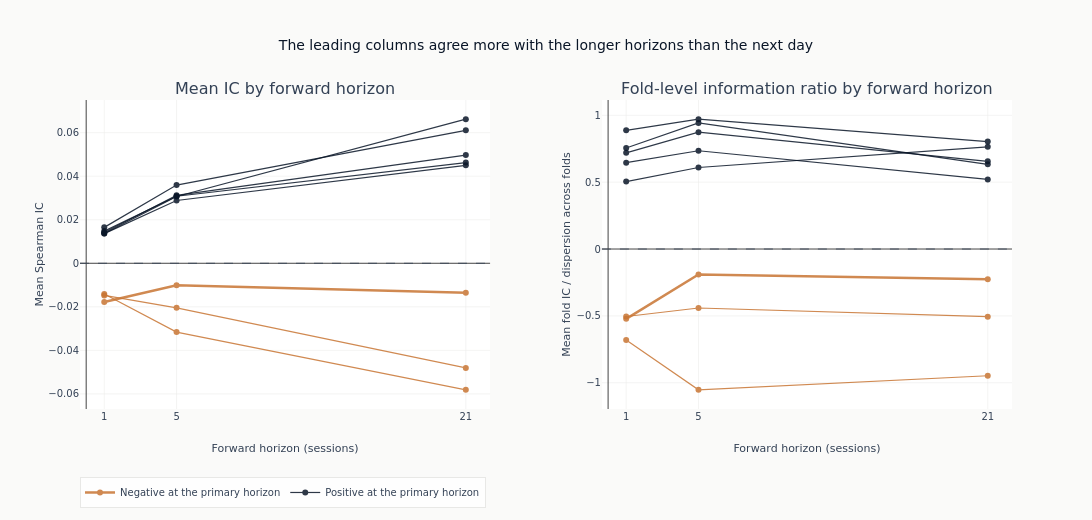

Here is the notebook cell this chart was saved with:
### Code cell
fig = make_subplots(
    rows=1,
    cols=2,
    subplot_titles=(
        "Mean IC by forward horizon",
        "Fold-level information ratio by forward horizon",
    ),
    horizontal_spacing=0.12,
)
shown_direction = set()
for feature in leaders if horizon_rows else []:
    profile = horizon_ic.filter(pl.col("feature") == feature).sort("horizon")
    if not len(profile):
        continue
    positive = float(profile["ic_mean"][0]) > 0
    group = "Positive at the primary horizon" if positive else "Negative at the primary horizon"
    style = {
        "color": COLORS["blue"] if positive else COLORS["copper"],
        "width": 2.5 if feature == leader else 1.2,
    }
    for column, column_index in (("ic_mean", 1), ("icir", 2)):
        first = column_index == 1 and group not in shown_direction
        _ = fig.add_trace(
            go.Scatter(
                x=profile["horizon"],
                y=profile[column],
                mode="lines+markers",
                line=style,
                opacity=0.85,
                name=group,
                legendgroup=group,
                showlegend=first,
                hovertext=feature,
            ),
            row=1,
            col=column_index,
        )
    shown_direction.add(group)
_ = fig.add_hline(y=0, line={"color": COLORS["neutral"], "width": 0.8, "dash": "dash"})
fig.update_layout(
    title="The leading columns agree more with the longer horizons than the next day",
    height=520,
    width=1100,
    legend={"orientation": "h", "y": -0.22},
)
horizon_ticks = sorted(LABEL_HORIZONS.values())
for column_index in (1, 2):
    fig.update_xaxes(
        title_text="Forward horizon (sessions)",
        tickmode="array",
        tickvals=horizon_ticks,
        row=1,
        col=column_index,
    )
fig.update_yaxes(title_text="Mean Spearman IC", row=1, col=1)
fig.update_yaxes(title_text="Mean fold IC / dispersion across folds", row=1, col=2)
show_plotly_with_alt(
    fig,
    "Two panels against forward horizon, at one, five and twenty-one sessions, with one "
    "line per leading column coloured by the sign it takes at the primary horizon. On "
    "the left, mean rank correlation: the lines fan out from a tight cluster near zero "
    "at one session, the positive group rising and part of the negative group falling "
    "further, so agreement with the label is larger at the longer horizons. On the "
    "right, the same columns as a fold-level information ratio, where the lines are much "
    "flatter across horizons and stay on the side of zero they started.",
)

### Figure 1 — Plotly figure (JSON) as saved in the notebook; plotly's stock layout.template omitted (floating-point values rounded to 4 significant figures)
{"data": [{"hovertext": "accel_63_126", "legendgroup": "Negative at the primary horizon", "line": {"color": "#C87533", "width": 2.5}, "mode": "lines+markers", "name": "Negative at the primary horizon", "opacity": 0.85, "showlegend": true, "type": "scatter", "x": [1, 5, 21], "xaxis": "x", "y": [-0.01783, -0.01007, -0.01354], "yaxis": "y"}, {"hovertext": "accel_63_126", "legendgroup": "Negative at the primary horizon", "line": {"color": "#C87533", "width": 2.5}, "mode": "lines+markers", "name": "Negative at the primary horizon", "opacity": 0.85, "showlegend": false, "type": "scatter", "x": [1, 5, 21], "xaxis": "x2", "y": [-0.5223, -0.1904, -0.2265], "yaxis": "y2"}, {"hovertext": "vol_cc_63d", "legendgroup": "Positive at the primary horizon", "line": {"color": "#0a1628", "width": 1.2}, "mode": "lines+markers", "name": "Positive at the primary horizon", "opacity": 0.85, "showlegend": true, "type": "scatter", "x": [1, 5, 21], "xaxis": "x", "y": [0.0165, 0.03593, 0.06108], "yaxis": "y"}, {"hovertext": "vol_cc_63d", "legendgroup": "Positive at the primary horizon", "line": {"color": "#0a1628", "width": 1.2}, "mode": "lines+markers", "name": "Positive at the primary horizon", "opacity": 0.85, "showlegend": false, "type": "scatter", "x": [1, 5, 21], "xaxis": "x2", "y": [0.8876, 0.9709, 0.8033], "yaxis": "y2"}, {"hovertext": "zscore_63d", "legendgroup": "Negative at the primary horizon", "line": {"color": "#C87533", "width": 1.2}, "mode": "lines+markers", "name": "Negative at the primary horizon", "opacity": 0.85, "showlegend": false, "type": "scatter", "x": [1, 5, 21], "xaxis": "x", "y": [-0.01478, -0.02048, -0.04809], "yaxis": "y"}, {"hovertext": "zscore_63d", "legendgroup": "Negative at the primary horizon", "line": {"color": "#C87533", "width": 1.2}, "mode": "lines+markers", "name": "Negative at the primary horizon", "opacity": 0.85, "showlegend": false, "type": "scatter", "x": [1, 5, 21], "xaxis": "x2", "y": [-0.5046, -0.4409, -0.506], "yaxis": "y2"}, {"hovertext": "vol_gk_126d", "legendgroup": "Positive at the primary horizon", "line": {"color": "#0a1628", "width": 1.2}, "mode": "lines+markers", "name": "Positive at the primary horizon", "opacity": 0.85, "showlegend": false, "type": "scatter", "x": [1, 5, 21], "xaxis": "x", "y": [0.01477, 0.0308, 0.04628], "yaxis": "y"}, {"hovertext": "vol_gk_126d", "legendgroup": "Positive at the primary horizon", "line": {"color": "#0a1628", "width": 1.2}, "mode": "lines+markers", "name": "Positive at the primary horizon", "opacity": 0.85, "showlegend": false, "type": "scatter", "x": [1, 5, 21], "xaxis": "x2", "y": [0.7555, 0.943, 0.6334], "yaxis": "y2"}, {"hovertext": "avg_range_63d", "legendgroup": "Positive at the primary horizon", "line": {"color": "#0a1628", "width": 1.2}, "mode": "lines+markers", "name": "Positive at the primary horizon", "opacity": 0.85, "showlegend": false, "type": "scatter", "x": [1, 5, 21], "xaxis": "x", "y": [0.01417, 0.03121, 0.04969], "yaxis": "y"}, {"hovertext": "avg_range_63d", "legendgroup": "Positive at the primary horizon", "line": {"color": "#0a1628", "width": 1.2}, "mode": "lines+markers", "name": "Positive at the primary horizon", "opacity": 0.85, "showlegend": false, "type": "scatter", "x": [1, 5, 21], "xaxis": "x2", "y": [0.7195, 0.8739, 0.656], "yaxis": "y2"}, {"hovertext": "max_dd_63d", "legendgroup": "Negative at the primary horizon", "line": {"color": "#C87533", "width": 1.2}, "mode": "lines+markers", "name": "Negative at the primary horizon", "opacity": 0.85, "showlegend": false, "type": "scatter", "x": [1, 5, 21], "xaxis": "x", "y": [-0.01413, -0.03163, -0.05813], "yaxis": "y"}, {"hovertext": "max_dd_63d", "legendgroup": "Negative at the primary horizon", "line": {"color": "#C87533", "width": 1.2}, "mode": "lines+markers", "name": "Negative at the primary horizon", "opacity": 0.85, "showlegend": false, "type": "scatter", "x": [1, 5, 21], "xaxis": "x2", "y": [-0.6796, -1.053, -0.9479], "yaxis": "y2"}, {"hovertext": "accel_21_63", "legendgroup": "Positive at the primary horizon", "line": {"color": "#0a1628", "width": 1.2}, "mode": "lines+markers", "name": "Positive at the primary horizon", "opacity": 0.85, "showlegend": false, "type": "scatter", "x": [1, 5, 21], "xaxis": "x", "y": [0.01371, 0.0307, 0.06619], "yaxis": "y"}, {"hovertext": "accel_21_63", "legendgroup": "Positive at the primary horizon", "line": {"color": "#0a1628", "width": 1.2}, "mode": "lines+markers", "name": "Positive at the primary horizon", "opacity": 0.85, "showlegend": false, "type": "scatter", "x": [1, 5, 21], "xaxis": "x2", "y": [0.5045, 0.6097, 0.7646], "yaxis": "y2"}, {"hovertext": "vol_gk_21d", "legendgroup": "Positive at the primary horizon", "line": {"color": "#0a1628", "width": 1.2}, "mode": "lines+markers", "name": "Positive at the primary horizon", "opacity": 0.85, "showlegend": false, "type": "scatter", "x": [1, 5, 21], "xaxis": "x", "y": [0.01364, 0.02884, 0.04498], "yaxis": "y"}, {"hovertext": "vol_gk_21d", "legendgroup": "Positive at the primary horizon", "line": {"color": "#0a1628", "width": 1.2}, "mode": "lines+markers", "name": "Positive at the primary horizon", "opacity": 0.85, "showlegend": false, "type": "scatter", "x": [1, 5, 21], "xaxis": "x2", "y": [0.6454, 0.7348, 0.5204], "yaxis": "y2"}], "layout": {"annotations": [{"font": {"size": 16}, "showarrow": false, "text": "Mean IC by forward horizon", "x": 0.22, "xanchor": "center", "xref": "paper", "y": 1.0, "yanchor": "bottom", "yref": "paper"}, {"font": {"size": 16}, "showarrow": false, "text": "Fold-level information ratio by forward horizon", "x": 0.78, "xanchor": "center", "xref": "paper", "y": 1.0, "yanchor": "bottom", "yref": "paper"}], "height": 520, "legend": {"orientation": "h", "y": -0.22}, "shapes": [{"line": {"color": "#334155", "dash": "dash", "width": 0.8}, "type": "line", "x0": 0, "x1": 1, "xref": "x domain", "y0": 0, "y1": 0, "yref": "y"}, {"line": {"color": "#334155", "dash": "dash", "width": 0.8}, "type": "line", "x0": 0, "x1": 1, "xref": "x2 domain", "y0": 0, "y1": 0, "yref": "y2"}], "title": {"text": "The leading columns agree more with the longer horizons than the next day"}, "width": 1100, "xaxis": {"anchor": "y", "domain": [0.0, 0.44], "tickmode": "array", "tickvals": [1, 5, 21], "title": {"text": "Forward horizon (sessions)"}}, "xaxis2": {"anchor": "y2", "domain": [0.56, 1.0], "tickmode": "array", "tickvals": [1, 5, 21], "title": {"text": "Forward horizon (sessions)"}}, "yaxis": {"anchor": "x", "domain": [0.0, 1.0], "title": {"text": "Mean Spearman IC"}}, "yaxis2": {"anchor": "x2", "domain": [0.0, 1.0], "title": {"text": "Mean fold IC / dispersion across folds"}}}}
